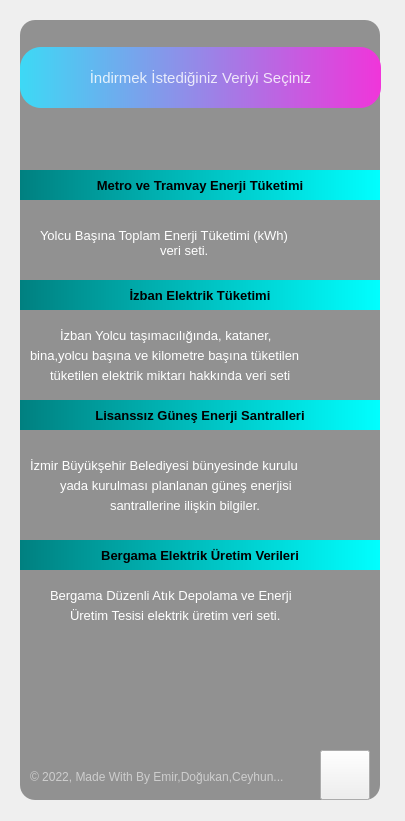
<?xml version="1.0" encoding="UTF-8"?>
<ui version="4.0">
 <class>Form</class>
 <widget class="QWidget" name="Form">
  <property name="geometry">
   <rect>
    <x>0</x>
    <y>0</y>
    <width>405</width>
    <height>821</height>
   </rect>
  </property>
  <property name="windowTitle">
   <string>Form</string>
  </property>
  <property name="styleSheet">
   <string notr="true"/>
  </property>
  <widget class="QLabel" name="label_2">
   <property name="geometry">
    <rect>
     <x>-20</x>
     <y>-10</y>
     <width>450</width>
     <height>867</height>
    </rect>
   </property>
   <property name="styleSheet">
    <string notr="true">border-radius:20px;
border-image: url(:/images/Images/background.png);</string>
   </property>
   <property name="text">
    <string/>
   </property>
  </widget>
  <widget class="QLabel" name="label_6">
   <property name="geometry">
    <rect>
     <x>20</x>
     <y>20</y>
     <width>360</width>
     <height>780</height>
    </rect>
   </property>
   <property name="maximumSize">
    <size>
     <width>1000</width>
     <height>1000</height>
    </size>
   </property>
   <property name="styleSheet">
    <string notr="true">background-color:rgba(0, 0, 0, 100);
border-radius:15px;</string>
   </property>
   <property name="text">
    <string/>
   </property>
  </widget>
  <widget class="QWidget" name="widget" native="true">
   <property name="geometry">
    <rect>
     <x>-20</x>
     <y>-30</y>
     <width>450</width>
     <height>900</height>
    </rect>
   </property>
   <property name="maximumSize">
    <size>
     <width>1000</width>
     <height>1000</height>
    </size>
   </property>
   <property name="styleSheet">
    <string notr="true">QPushButton#pushButton{	
	background-color: qlineargradient(spread:pad, x1:0, y1:0.505682, x2:1, y2:0.477, stop:0 rgba(20, 47, 78, 219), stop:1 rgba(85, 98, 112, 226));
	color:rgba(255, 255, 255, 210);
	border-radius:5px;
}
QPushButton#pushButton:hover{	
	background-color: qlineargradient(spread:pad, x1:0, y1:0.505682, x2:1, y2:0.477, stop:0 rgba(40, 67, 98, 219), stop:1 rgba(105, 118, 132, 226));
}
QPushButton#pushButton:pressed{	
	padding-left:5px;
	padding-top:5px;
	background-color:rgba(105, 118, 132, 200);
}

QPushButton#pushButton_2, #pushButton_3, #pushButton_4, #pushButton_5{	
	background-color: rgba(0, 0, 0, 0);
	color:rgba(85, 98, 112, 255);
}
QPushButton#pushButton_2:hover, #pushButton_3:hover, #pushButton_4:hover, #pushButton_5:hover{	
	color:rgba(155, 168, 182, 220);
}
QPushButton#pushButton_2:pressed, #pushButton_3:pressed, #pushButton_4:pressed, #pushButton_5:pressed{	
	padding-left:5px;
	padding-top:5px;
	color:rgba(115, 128, 142, 255);
}</string>
   </property>
   <widget class="QLabel" name="label_5">
    <property name="geometry">
     <rect>
      <x>50</x>
      <y>780</y>
      <width>281</width>
      <height>55</height>
     </rect>
    </property>
    <property name="font">
     <font>
      <family>Arial</family>
     </font>
    </property>
    <property name="styleSheet">
     <string notr="true">color:rgba(255, 255, 255, 140);</string>
    </property>
    <property name="text">
     <string>&lt;html&gt;&lt;head/&gt;&lt;body&gt;&lt;p&gt;© 2022, Made With By Emir,Doğukan,Ceyhun...&lt;/p&gt;&lt;/body&gt;&lt;/html&gt;</string>
    </property>
   </widget>
   <widget class="QLabel" name="label_7">
    <property name="geometry">
     <rect>
      <x>80</x>
      <y>350</y>
      <width>360</width>
      <height>30</height>
     </rect>
    </property>
    <property name="font">
     <font>
      <family>Arial</family>
      <pointsize>10</pointsize>
     </font>
    </property>
    <property name="styleSheet">
     <string notr="true">color:rgb(255,255,255)</string>
    </property>
    <property name="text">
     <string>İzban Yolcu taşımacılığında, kataner,</string>
    </property>
   </widget>
   <widget class="QPushButton" name="pushButton_2">
    <property name="geometry">
     <rect>
      <x>40</x>
      <y>200</y>
      <width>360</width>
      <height>30</height>
     </rect>
    </property>
    <property name="font">
     <font>
      <family>Microsoft YaHei UI</family>
      <pointsize>10</pointsize>
      <weight>75</weight>
      <italic>false</italic>
      <bold>true</bold>
     </font>
    </property>
    <property name="styleSheet">
     <string notr="true">font: 75 10pt &quot;Microsoft YaHei UI&quot;;
font-weight: bold;
color: darkgold;
background-color: qlineargradient(spread:pad, x1:0, y1:0, x2:1, y2:0, stop:0 rgb(0,128,128), stop:1 rgb(0, 255, 255));
border-style: solid;
border-radius:21px;</string>
    </property>
    <property name="text">
     <string>Metro ve Tramvay Enerji Tüketimi</string>
    </property>
    <property name="icon">
     <iconset>
      <normaloff>Images/Icon/metroikon.png</normaloff>Images/Icon/metroikon.png</iconset>
    </property>
   </widget>
   <widget class="QPushButton" name="pushButton_3">
    <property name="geometry">
     <rect>
      <x>40</x>
      <y>310</y>
      <width>360</width>
      <height>30</height>
     </rect>
    </property>
    <property name="font">
     <font>
      <family>Microsoft YaHei UI</family>
      <pointsize>10</pointsize>
      <weight>75</weight>
      <italic>false</italic>
      <bold>true</bold>
     </font>
    </property>
    <property name="styleSheet">
     <string notr="true">font: 75 10pt &quot;Microsoft YaHei UI&quot;;
font-weight: bold;
color: darkgold;
background-color: qlineargradient(spread:pad, x1:0, y1:0, x2:1, y2:0, stop:0 rgb(0,128,128), stop:1 rgb(0, 255, 255));
border-style: solid;
border-radius:21px;</string>
    </property>
    <property name="text">
     <string>İzban Elektrik Tüketimi</string>
    </property>
    <property name="icon">
     <iconset>
      <normaloff>Images/Icon/elektrik.png</normaloff>Images/Icon/elektrik.png</iconset>
    </property>
   </widget>
   <widget class="QPushButton" name="pushButton_4">
    <property name="geometry">
     <rect>
      <x>40</x>
      <y>430</y>
      <width>360</width>
      <height>30</height>
     </rect>
    </property>
    <property name="font">
     <font>
      <family>Microsoft YaHei UI</family>
      <pointsize>10</pointsize>
      <weight>75</weight>
      <italic>false</italic>
      <bold>true</bold>
     </font>
    </property>
    <property name="styleSheet">
     <string notr="true">font: 75 10pt &quot;Microsoft YaHei UI&quot;;
font-weight: bold;
color: darkgold;
background-color: qlineargradient(spread:pad, x1:0, y1:0, x2:1, y2:0, stop:0 rgb(0,128,128), stop:1 rgb(0, 255, 255));
border-style: solid;
border-radius:21px;
</string>
    </property>
    <property name="text">
     <string>Lisanssız Güneş Enerji Santralleri</string>
    </property>
    <property name="icon">
     <iconset>
      <normaloff>Images/Icon/güneşikon.png</normaloff>Images/Icon/güneşikon.png</iconset>
    </property>
   </widget>
   <widget class="QLabel" name="label_8">
    <property name="geometry">
     <rect>
      <x>50</x>
      <y>480</y>
      <width>360</width>
      <height>30</height>
     </rect>
    </property>
    <property name="font">
     <font>
      <family>Arial</family>
      <pointsize>10</pointsize>
     </font>
    </property>
    <property name="styleSheet">
     <string notr="true">color:rgb(255,255,255)</string>
    </property>
    <property name="text">
     <string>İzmir Büyükşehir Belediyesi bünyesinde kurulu</string>
    </property>
   </widget>
   <widget class="QPushButton" name="pushButton_5">
    <property name="geometry">
     <rect>
      <x>40</x>
      <y>570</y>
      <width>360</width>
      <height>30</height>
     </rect>
    </property>
    <property name="font">
     <font>
      <family>Microsoft YaHei UI</family>
      <pointsize>10</pointsize>
      <weight>75</weight>
      <italic>false</italic>
      <bold>true</bold>
     </font>
    </property>
    <property name="styleSheet">
     <string notr="true">font: 75 10pt &quot;Microsoft YaHei UI&quot;;
font-weight: bold;
color: darkgold;
background-color: qlineargradient(spread:pad, x1:0, y1:0, x2:1, y2:0, stop:0 rgb(0,128,128), stop:1 rgb(0, 255, 255));
border-style: solid;
border-radius:21px;</string>
    </property>
    <property name="text">
     <string>Bergama Elektrik Üretim Verileri</string>
    </property>
    <property name="icon">
     <iconset>
      <normaloff>Images/Icon/santral.png</normaloff>Images/Icon/santral.png</iconset>
    </property>
   </widget>
   <widget class="QLabel" name="label_11">
    <property name="geometry">
     <rect>
      <x>70</x>
      <y>610</y>
      <width>360</width>
      <height>30</height>
     </rect>
    </property>
    <property name="font">
     <font>
      <family>Arial</family>
      <pointsize>10</pointsize>
     </font>
    </property>
    <property name="styleSheet">
     <string notr="true">color:rgb(255,255,255)</string>
    </property>
    <property name="text">
     <string>Bergama Düzenli Atık Depolama ve Enerji</string>
    </property>
   </widget>
   <widget class="QPushButton" name="pushButton">
    <property name="geometry">
     <rect>
      <x>40</x>
      <y>77</y>
      <width>361</width>
      <height>61</height>
     </rect>
    </property>
    <property name="font">
     <font>
      <pointsize>11</pointsize>
     </font>
    </property>
    <property name="styleSheet">
     <string notr="true">background-color: qlineargradient(spread:pad, x1:0, y1:0, x2:1, y2:0, stop:0 rgb(61, 217, 245), stop:1 rgb(240, 53, 218));border-radius:21px;</string>
    </property>
    <property name="text">
     <string>İndirmek İstediğiniz Veriyi Seçiniz</string>
    </property>
   </widget>
   <widget class="QLabel" name="label_4">
    <property name="geometry">
     <rect>
      <x>50</x>
      <y>370</y>
      <width>360</width>
      <height>30</height>
     </rect>
    </property>
    <property name="font">
     <font>
      <family>Arial</family>
      <pointsize>10</pointsize>
     </font>
    </property>
    <property name="styleSheet">
     <string notr="true">color:rgb(255,255,255)</string>
    </property>
    <property name="text">
     <string>bina,yolcu başına ve kilometre başına tüketilen</string>
    </property>
   </widget>
   <widget class="QLabel" name="label_12">
    <property name="geometry">
     <rect>
      <x>90</x>
      <y>630</y>
      <width>360</width>
      <height>30</height>
     </rect>
    </property>
    <property name="font">
     <font>
      <family>Arial</family>
      <pointsize>10</pointsize>
     </font>
    </property>
    <property name="styleSheet">
     <string notr="true">color:rgb(255,255,255)</string>
    </property>
    <property name="text">
     <string>Üretim Tesisi elektrik üretim veri seti.</string>
    </property>
   </widget>
   <widget class="QLabel" name="label_9">
    <property name="geometry">
     <rect>
      <x>80</x>
      <y>500</y>
      <width>360</width>
      <height>30</height>
     </rect>
    </property>
    <property name="font">
     <font>
      <family>Arial</family>
      <pointsize>10</pointsize>
     </font>
    </property>
    <property name="styleSheet">
     <string notr="true">color:rgb(255,255,255)</string>
    </property>
    <property name="text">
     <string>yada kurulması planlanan güneş enerjisi</string>
    </property>
   </widget>
   <widget class="QLabel" name="label_10">
    <property name="geometry">
     <rect>
      <x>130</x>
      <y>520</y>
      <width>360</width>
      <height>30</height>
     </rect>
    </property>
    <property name="font">
     <font>
      <family>Arial</family>
      <pointsize>10</pointsize>
     </font>
    </property>
    <property name="styleSheet">
     <string notr="true">color:rgb(255,255,255)</string>
    </property>
    <property name="text">
     <string>santrallerine ilişkin bilgiler.</string>
    </property>
   </widget>
   <widget class="QLabel" name="label_13">
    <property name="geometry">
     <rect>
      <x>70</x>
      <y>390</y>
      <width>360</width>
      <height>30</height>
     </rect>
    </property>
    <property name="font">
     <font>
      <family>Arial</family>
      <pointsize>10</pointsize>
     </font>
    </property>
    <property name="styleSheet">
     <string notr="true">color:rgb(255,255,255)</string>
    </property>
    <property name="text">
     <string>tüketilen elektrik miktarı hakkında veri seti</string>
    </property>
   </widget>
   <widget class="QLabel" name="label_15">
    <property name="geometry">
     <rect>
      <x>60</x>
      <y>250</y>
      <width>360</width>
      <height>30</height>
     </rect>
    </property>
    <property name="font">
     <font>
      <family>Arial</family>
      <pointsize>10</pointsize>
     </font>
    </property>
    <property name="styleSheet">
     <string notr="true">color:rgb(255,255,255)</string>
    </property>
    <property name="text">
     <string>Yolcu Başına Toplam Enerji Tüketimi (kWh)</string>
    </property>
   </widget>
   <widget class="QLabel" name="label_16">
    <property name="geometry">
     <rect>
      <x>180</x>
      <y>270</y>
      <width>191</width>
      <height>21</height>
     </rect>
    </property>
    <property name="font">
     <font>
      <family>Arial</family>
      <pointsize>10</pointsize>
     </font>
    </property>
    <property name="styleSheet">
     <string notr="true">color:rgb(255,255,255)</string>
    </property>
    <property name="text">
     <string>veri seti.</string>
    </property>
   </widget>
   <widget class="QPushButton" name="btn_geri">
    <property name="geometry">
     <rect>
      <x>340</x>
      <y>780</y>
      <width>50</width>
      <height>50</height>
     </rect>
    </property>
    <property name="font">
     <font>
      <pointsize>11</pointsize>
      <weight>50</weight>
      <bold>false</bold>
      <underline>false</underline>
     </font>
    </property>
    <property name="cursor">
     <cursorShape>BusyCursor</cursorShape>
    </property>
    <property name="styleSheet">
     <string notr="true">border-image:url(:/images/Images/Icon/geri.png)</string>
    </property>
    <property name="text">
     <string/>
    </property>
   </widget>
  </widget>
 </widget>
 <resources>
  <include location="res.qrc"/>
 </resources>
 <connections/>
</ui>
